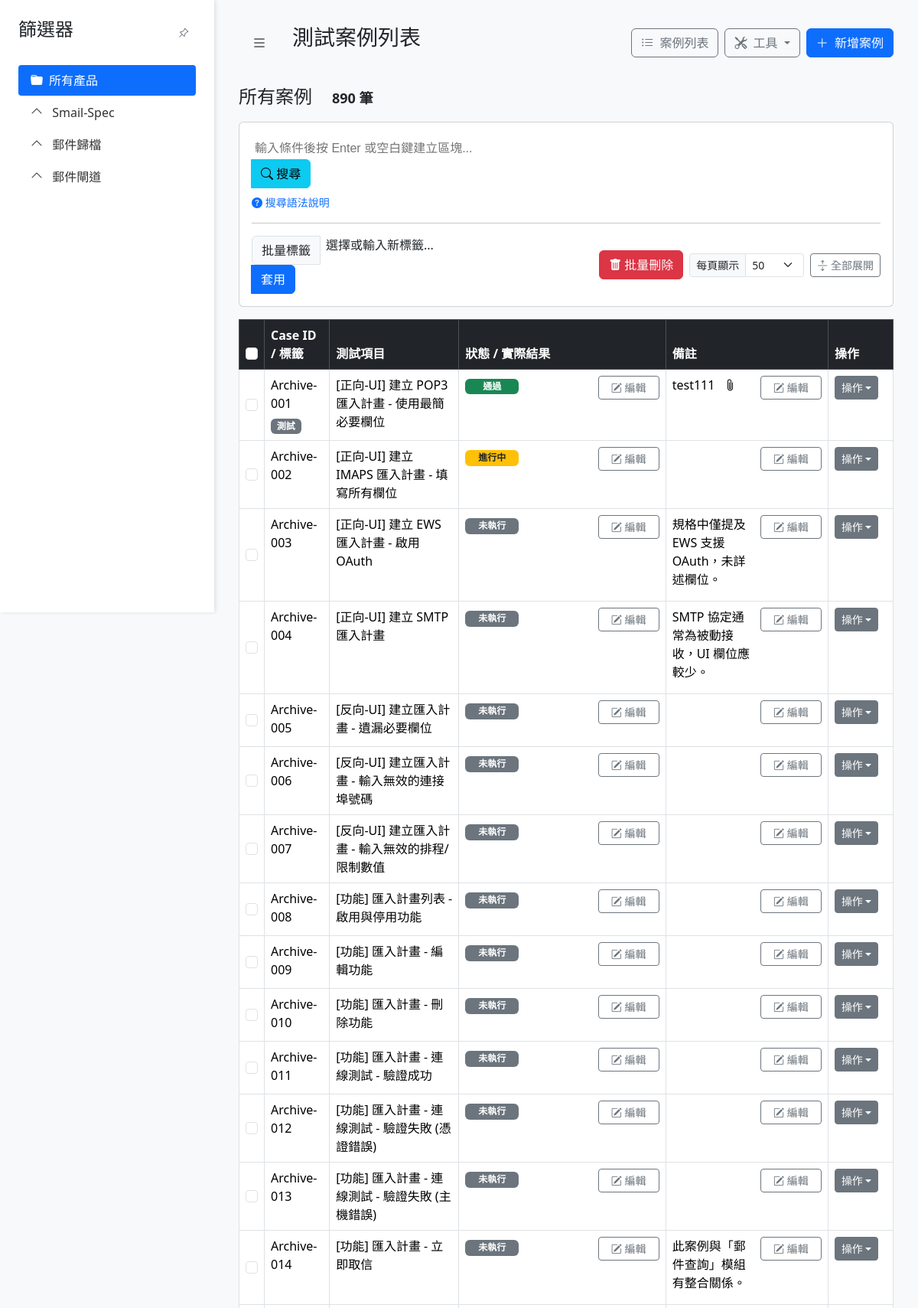
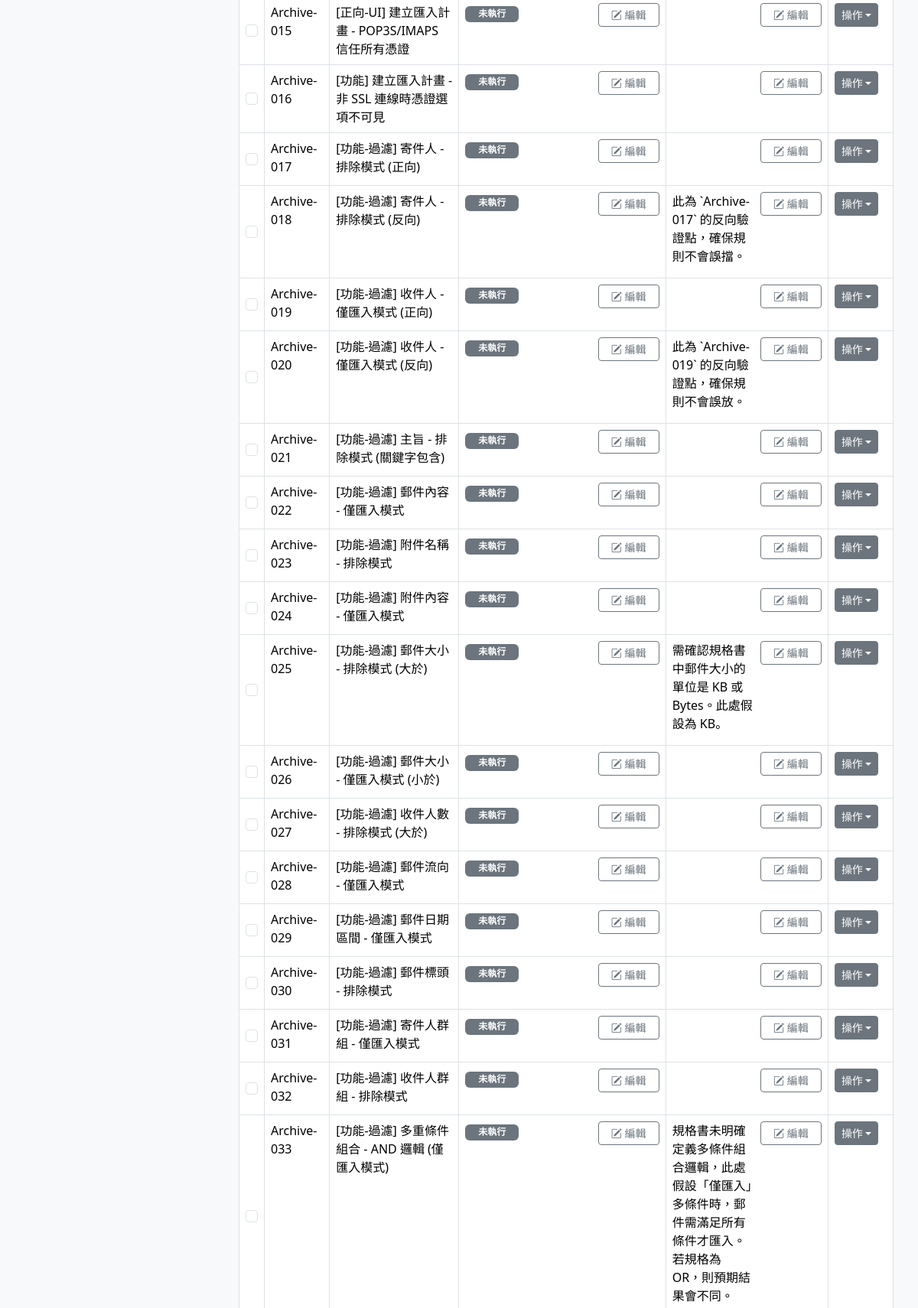
The page / (upper part) on the database its author committed (2 pictures, top to bottom).
### models.py (models this page shows, shortened)
class TestCase(db.Model):
    id = db.Column(db.Integer, primary_key=True)
    product_type = db.Column(db.String(50), nullable=False, default='未分類產品')
    category = db.Column(db.String(100), nullable=False)
    main_category = db.Column(db.String(50), nullable=True)
    sub_category = db.Column(db.String(50), nullable=True)
    case_id = db.Column(db.String(50), unique=True, nullable=False)
    test_item = db.Column(db.String(200), nullable=False)
    test_purpose = db.Column(db.Text, nullable=True)
    preconditions = db.Column(db.Text, nullable=True)
    test_steps = db.Column(db.Text, nullable=True)
    expected_result = db.Column(db.Text, nullable=True)
    actual_result = db.Column(db.Text, nullable=True)
    status = db.Column(db.String(20), nullable=False, default='未執行')
    notes = db.Column(db.Text, nullable=True)
    reference = db.Column(db.String(200), nullable=True)
    tags = db.relationship('Tag', secondary=test_case_tags, lazy='subquery',
                           backref=db.backref('test_cases', lazy=True))
    attachments = db.relationship('Attachment', backref='test_case', lazy=True, cascade="all, delete-orphan")

class Tag(db.Model):
    id = db.Column(db.Integer, primary_key=True)
    name = db.Column(db.String(50), unique=True, nullable=False)

### app.py (the view, shortened to what this page needs)
@app.route('/')
def index():
    page = request.args.get('page', 1, type=int)
    per_page = request.args.get('per_page', 50, type=int)
    if per_page not in [10, 20, 30, 40, 50]:
        per_page = 50
    query_string = request.args.get('q', '').strip()
    search_terms = []
    selected_statuses = []
    selected_tags = []
    query = TestCase.query
    selected_product = request.args.get('product')
    selected_main_category = request.args.get('main_category')
    selected_sub_category = request.args.get('sub_category')
    if selected_product:
        query = query.filter_by(product_type=selected_product)
    if selected_main_category:
        query = query.filter_by(main_category=selected_main_category)
    if selected_sub_category:
        query = query.filter_by(sub_category=selected_sub_category)
    if selected_statuses:
        query = query.filter(TestCase.status.in_(selected_statuses))
    if selected_tags:
        for tag_name in selected_tags:
            query = query.filter(TestCase.tags.any(name=tag_name))
    all_cases_for_tree = db.session.query(TestCase.product_type, TestCase.main_category, TestCase.sub_category).distinct().all()
    tree_data = {}
    for prod, main_cat, sub_cat in all_cases_for_tree:
        prod = prod.strip() if prod else None
        main_cat = main_cat.strip() if main_cat else None
        sub_cat = sub_cat.strip() if sub_cat else None
        if not prod:
            continue
        if prod not in tree_data:
            tree_data[prod] = {}
        if main_cat:
            if main_cat not in tree_data[prod]:
                tree_data[prod][main_cat] = []
            if sub_cat and sub_cat not in tree_data[prod][main_cat]:
                tree_data[prod][main_cat].append(sub_cat)
    global_precondition = None
    CATEGORY_RULES = load_category_rules()
    global_preconditions = CATEGORY_RULES.get('global_preconditions', {})
    if selected_sub_category:
        global_precondition = global_preconditions.get(selected_sub_category)
    if not global_precondition and selected_main_category:
        global_precondition = global_preconditions.get(selected_main_category)
    if not global_precondition and selected_product:
        global_precondition = global_preconditions.get(selected_product)
    pagination = query.order_by(TestCase.case_id).paginate(page=page, per_page=per_page, error_out=False)
    cases_to_display = pagination.items
    all_tags = Tag.query.order_by(Tag.name).all()
    return render_template('cases.html',
                           cases=cases_to_display,
                           tree_data=tree_data,
                           pagination=pagination,
                           selected_product=selected_product,
                           selected_main_category=selected_main_category,
                           selected_sub_category=selected_sub_category,
                           global_precondition=global_precondition,
                           per_page=per_page,
                           all_tags=all_tags,
                           selected_tags=selected_tags,
                           selected_statuses=selected_statuses,
                           query_string=query_string)

### templates/cases.html (shortened to what this page needs)
{% extends 'base.html' %}
{% block page_title %}
    測試案例列表
{% endblock %}
{% block sidebar %}
    <nav class="tree-nav">
        <ul>
            <li>
                <a href="{{ url_for('index') }}" class="{{ 'active-filter' if not selected_product }}">
                    <i class="bi bi-folder-fill me-2"></i>所有產品
                </a>
            </li>
            {% for product, main_categories in tree_data.items()|sort %}
                <li class="parent {% if product == selected_product %}active open{% endif %}">
                    <a href="{{ url_for('index', product=product) }}">
                        {{ product }}
                    </a>
                </li>
            {% endfor %}
        </ul>
    </nav>
{% endblock %}
{% block content %}
    <h4 class="mb-3">
        {% if selected_sub_category %}
            {{ selected_product }} / {{ selected_main_category.replace('功能', '') }} / {{ selected_sub_category }}
        {% elif selected_main_category %}
            {{ selected_product }} / {{ selected_main_category.replace('功能', '') }}
        {% elif selected_product %}
            {{ selected_product }}
        {% else %}
            所有案例
        {% endif %}
        <span class="badge bg-light text-dark ms-2">{{ pagination.total }} 筆</span>
    </h4>
    <form id="bulk-action-form" method="POST">
        <div class="sticky-bar">
            <div class="card">
                <div class="card-body">
                    <div class="mb-3">
                        <div class="input-group">
                            <button class="btn btn-info" type="button" id="smart-search-btn">
                                <i class="bi bi-search"></i> 搜尋
                            </button>
                        </div>
                        <div class="form-text mt-2">
                             <a tabindex="0"
                               role="button"
                               class="text-decoration-none"
                               data-bs-toggle="popover"
                               data-bs-trigger="hover focus"
                               data-bs-title="智慧搜尋語法說明"
                               data-bs-html="true"
                               data-bs-content="<ul class='list-unstyled mb-0'>
                                                 <li><strong class='text-primary'>1. 搜尋案例:</strong> 直接輸入關鍵字 (例如: <code>登入失敗</code>)</li>
                                                 <li><strong class='text-primary'>2. 搜尋標籤:</strong> 加上 <code>#</code> 符號 (例如: <code>#regression</code>)</li>
                                                 <li><strong class='text-primary'>3. 搜尋狀態:</strong> 加上 <code>status:</code> (例如: <code>status:通過</code>)</li>
                                               </ul>
                                               <hr class='my-2'>
                                               <small>輸入條件後按 <strong>空白鍵</strong> 或 <strong>Enter</strong> 即可建立區塊。</small>">
                                <i class="bi bi-question-circle-fill"></i>
                                <span>搜尋語法說明</span>
                            </a>
                        </div>
                    </div>
                    <hr>
                    <div class="d-flex justify-content-between align-items-center gap-3">
                        <div class="input-group" style="max-width: 400px;">
                            <span class="input-group-text">批量標籤</span>
                            <button type="button" id="bulk-add-tag-btn" class="btn btn-primary">套用</button>
                        </div>
                        <div class="d-flex align-items-center gap-2">
                            <button type="button" id="bulk-delete-btn" class="btn btn-danger">
                                <i class="bi bi-trash-fill"></i> 批量刪除
                            </button>
                            <div class="input-group input-group-sm" style="width: 150px;">
                                <label class="input-group-text" for="per-page-select">每頁顯示</label>
                                <select class="form-select" id="per-page-select">
                                    <option value="50" {% if per_page == 50 %}selected{% endif %}>50</option>
                                </select>
                            </div>
                            <button type="button" id="toggle-all-btn" class="btn btn-outline-secondary btn-sm" data-state="collapsed">
                                <i class="bi bi-arrows-expand"></i>
                                <span>全部展開</span>
                            </button>
                        </div>
                    </div>
                </div>
            </div>
        </div>
        <div class="table-responsive">
            <table class="table table-hover table-bordered caption-top table-fixed-layout">
                <caption></caption>
                <thead class="table-dark">
                    <tr>
                        <th style="width: 3%;"><input class="form-check-input" type="checkbox" id="select-all-checkbox"></th>
                        <th style="width: 10%;">Case ID / 標籤</th>
                        <th style="width: 20%;">測試項目</th>
                        <th style="width: 32%;">狀態 / 實際結果</th>
                        <th style="width: 25%;">備註</th>
                        <th style="width: 10%;">操作</th>
                    </tr>
                </thead>
                <tbody id="case-table-body">
                {% for case in cases %}
                        <tr class="expandable-row"
                            data-bs-target="#collapse-{{ case.id }}"
                            data-case-id="{{ case.id }}"
                            style="cursor: pointer;">
                            <td class="text-center align-middle">
                                <input class="form-check-input case-checkbox" type="checkbox" name="case_ids" value="{{ case.id }}">
                            </td>
                            <td>
                                {{ case.case_id }}
                                <div class="tag-list mt-1">
                                    {% for tag in case.tags|sort(attribute='name') %}
                                        <a href="{{ url_for('delete_tag') }}?{{ query_params|urlencode }}"
                                           class="badge bg-secondary text-decoration-none me-1 tag-item"
                                           title="點擊以刪除標籤"
                                           onclick="return confirm('您確定要刪除標籤 \'{{ tag.name }}\' 嗎？');">
                                            {{ tag.name }}
                                        </a>
                                    {% endfor %}
                                </div>
                            </td>
                            <td>{{ case.test_item }}</td>
                            <td>
                                <div id="status-result-wrapper-{{ case.id }}">
                                    {% include 'partials/_status_result_display.html' %}
                                </div>
                            </td>
                            <td>
                                <div id="notes-wrapper-{{ case.id }}">
                                    {% include 'partials/_notes_display.html' %}
                                </div>
                            </td>
                            <td>
                                <div class="dropdown">
                                    <button class="btn btn-secondary btn-sm dropdown-toggle" type="button" data-bs-toggle="dropdown">操作</button>
                                </div>
                            </td>
                        </tr>
                {% else %}
                    <tr>
                        <td colspan="6" class="text-center">找不到符合篩選條件的測試案例。</td>
                    </tr>
                {% endfor %}
                </tbody>
            </table>
        </div>
    </form>
    <link href="https://cdn.jsdelivr.net/npm/select2@4.1.0-rc.0/dist/css/select2.min.css" rel="stylesheet" />
    <link rel="stylesheet" href="https://cdn.jsdelivr.net/npm/select2-bootstrap-5-theme@1.3.0/dist/select2-bootstrap-5-theme.min.css" />
{% endblock %}

### templates/base.html (shortened to what this page needs)
<!DOCTYPE html>
<html lang="zh-Hant">
<head>
    <link href="https://cdn.jsdelivr.net/npm/bootstrap@5.3.3/dist/css/bootstrap.min.css" rel="stylesheet">
    <link rel="stylesheet" href="https://cdn.jsdelivr.net/npm/bootstrap-icons@1.11.3/font/bootstrap-icons.min.css">
</head>
<body class="{{ 'no-sidebar-page' if hide_sidebar else '' }}">
    <aside id="sidebar">
        {% if not hide_sidebar %}
            <div class="sidebar-header">
                <h4>篩選器</h4>
                <button id="pin-sidebar-btn" class="btn btn-sm" title="釘選/取消釘選"><i class="bi bi-pin-angle"></i></button>
            </div>
        {% endif %}
        {% block sidebar %}{% endblock %}
    </aside>
    <main id="content">
        <header id="content-header">
            <div class="d-flex align-items: center">
                {% if not hide_sidebar %}
                    <button id="toggle-sidebar-btn" class="btn btn-lg me-3" title="收合/展開側邊欄"><i class="bi bi-list"></i></button>
                {% endif %}
                <h3>{% block page_title %}{% endblock %}</h3>
            </div>
            <nav class="d-flex align-items-center gap-2 flex-wrap justify-content-end">
                <a href="{{ url_for('index') }}" class="btn btn-outline-secondary">
                    <i class="bi bi-list-ul me-1"></i> 案例列表
                </a>
                <div class="dropdown">
                    <button class="btn btn-outline-secondary dropdown-toggle" type="button" data-bs-toggle="dropdown" aria-expanded="false">
                        <i class="bi bi-tools me-1"></i> 工具
                    </button>
                </div>
                <a href="{{ url_for('add_case') }}" class="btn btn-primary">
                    <i class="bi bi-plus-lg me-1"></i> 新增案例
                </a>
            </nav>
        </header>
        {% block content %}{% endblock %}
    </main>
</body>
</html>

### templates/partials/_status_result_display.html (shortened to what this page needs)
<div class="cell-edit-trigger">
    <p class="mb-2">
        <span class="badge
            {% if case.status == '通過' %} bg-success
            {% elif case.status == '失敗' %} bg-danger
            {% elif case.status == '進行中' %} bg-warning text-dark
            {% else %} bg-secondary
            {% endif %} me-2" style="width: 70px;">
            {{ case.status }}
        </span>
    </p>
    <button type="button"
            hx-get="{{ url_for('edit_status_result', id=case.id) }}"
            hx-target="#status-result-wrapper-{{ case.id }}"
            hx-swap="innerHTML"
            class="btn btn-outline-secondary btn-sm">
        <i class="bi bi-pencil-square"></i> 編輯
    </button>
</div>

### templates/partials/_notes_display.html
<div class="cell-edit-trigger">
    <p class="mb-2">
        <span style="white-space: pre-wrap;">{{ case.notes or '' }}</span>
        {% if case.attachments %}
            <i class="bi bi-paperclip ms-2" title="有附件"></i>
        {% endif %}
    </p>
    <button type="button"
            class="btn btn-outline-secondary btn-sm"
            hx-get="{{ url_for('edit_notes', id=case.id) }}"
            hx-target="#notes-wrapper-{{ case.id }}"
            hx-swap="innerHTML">
        <i class="bi bi-pencil-square"></i> 編輯
    </button>
</div>

### rows shown on the page
TestCase: case_id "Archive-001", test_item "[正向-UI] 建立 POP3 匯入計畫 - 使用最簡必要欄位", status "通過", notes "test111"
Tag: name "測試"
TestCase: case_id "Archive-002", test_item "[正向-UI] 建立 IMAPS 匯入計畫 - 填寫所有欄位", status "進行中"
TestCase: case_id "Archive-003", test_item "[正向-UI] 建立 EWS 匯入計畫 - 啟用 OAuth", status "未執行", notes "規格中僅提及 EWS 支援 OAuth，未詳述欄位。"
TestCase: case_id "Archive-004", test_item "[正向-UI] 建立 SMTP 匯入計畫", status "未執行", notes "SMTP 協定通常為被動接收，UI 欄位應較少。"
TestCase: case_id "Archive-005", test_item "[反向-UI] 建立匯入計畫 - 遺漏必要欄位", status "未執行"
TestCase: case_id "Archive-006", test_item "[反向-UI] 建立匯入計畫 - 輸入無效的連接埠號碼", status "未執行"
TestCase: case_id "Archive-007", test_item "[反向-UI] 建立匯入計畫 - 輸入無效的排程/限制數值", status "未執行"
TestCase: case_id "Archive-008", test_item "[功能] 匯入計畫列表 - 啟用與停用功能", status "未執行"
TestCase: case_id "Archive-009", test_item "[功能] 匯入計畫 - 編輯功能", status "未執行"
TestCase: case_id "Archive-010", test_item "[功能] 匯入計畫 - 刪除功能", status "未執行"
TestCase: case_id "Archive-011", test_item "[功能] 匯入計畫 - 連線測試 - 驗證成功", status "未執行"
TestCase: case_id "Archive-012", test_item "[功能] 匯入計畫 - 連線測試 - 驗證失敗 (憑證錯誤)", status "未執行"
TestCase: case_id "Archive-013", test_item "[功能] 匯入計畫 - 連線測試 - 驗證失敗 (主機錯誤)", status "未執行"
TestCase: case_id "Archive-014", test_item "[功能] 匯入計畫 - 立即取信", status "未執行", notes "此案例與「郵件查詢」模組有整合關係。"
TestCase: case_id "Archive-015", test_item "[正向-UI] 建立匯入計畫 - POP3S/IMAPS 信任所有憑證", status "未執行"
TestCase: case_id "Archive-016", test_item "[功能] 建立匯入計畫 - 非 SSL 連線時憑證選項不可見", status "未執行"
TestCase: case_id "Archive-017", test_item "[功能-過濾] 寄件人 - 排除模式 (正向)", status "未執行"
TestCase: case_id "Archive-018", test_item "[功能-過濾] 寄件人 - 排除模式 (反向)", status "未執行", notes "此為 `Archive-017` 的反向驗證點，確保規則不會誤擋。"
TestCase: case_id "Archive-019", test_item "[功能-過濾] 收件人 - 僅匯入模式 (正向)", status "未執行"
TestCase: case_id "Archive-020", test_item "[功能-過濾] 收件人 - 僅匯入模式 (反向)", status "未執行", notes "此為 `Archive-019` 的反向驗證點，確保規則不會誤放。"
TestCase: case_id "Archive-021", test_item "[功能-過濾] 主旨 - 排除模式 (關鍵字包含)", status "未執行"
TestCase: case_id "Archive-022", test_item "[功能-過濾] 郵件內容 - 僅匯入模式", status "未執行"
TestCase: case_id "Archive-023", test_item "[功能-過濾] 附件名稱 - 排除模式", status "未執行"
TestCase: case_id "Archive-024", test_item "[功能-過濾] 附件內容 - 僅匯入模式", status "未執行"
TestCase: case_id "Archive-025", test_item "[功能-過濾] 郵件大小 - 排除模式 (大於)", status "未執行", notes "需確認規格書中郵件大小的單位是 KB 或 Bytes。此處假設為 KB。"
TestCase: case_id "Archive-026", test_item "[功能-過濾] 郵件大小 - 僅匯入模式 (小於)", status "未執行"
TestCase: case_id "Archive-027", test_item "[功能-過濾] 收件人數 - 排除模式 (大於)", status "未執行"
TestCase: case_id "Archive-028", test_item "[功能-過濾] 郵件流向 - 僅匯入模式", status "未執行"
TestCase: case_id "Archive-029", test_item "[功能-過濾] 郵件日期區間 - 僅匯入模式", status "未執行"
TestCase: case_id "Archive-030", test_item "[功能-過濾] 郵件標頭 - 排除模式", status "未執行"
TestCase: case_id "Archive-031", test_item "[功能-過濾] 寄件人群組 - 僅匯入模式", status "未執行"
TestCase: case_id "Archive-032", test_item "[功能-過濾] 收件人群組 - 排除模式", status "未執行"
TestCase: case_id "Archive-033", test_item "[功能-過濾] 多重條件組合 - AND 邏輯 (僅匯入模式)", status "未執行", notes "規格書未明確定義多條件組合邏輯，此處假設「僅匯入」多條件時，郵件需滿足所有條件才匯入。若規格為 OR，則預期結果會不同。"

### other values the page prints
{{ product }} "Smail-Spec" "郵件歸檔" "郵件閘道"
{{ pagination.total }} "890"
